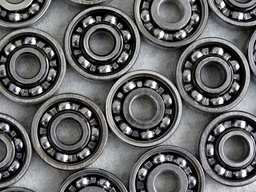
#> input picture DM_class/CV/assignment 2/pil/pil/input.jpg, 256 x 192 px, shrunk from 1280 x 960 before the run
$ python canny.py
#> lines starting #> are read from the running program, lines starting #| are printed output that depends on the picture
#> further down, input_image is the input picture: PIL image 256x192 RGB; mean R, G, B 99.4, 99.3, 100.1
#> `output_image = Image.new("RGB", input_image.size)`: output_image: PIL image 256x192 RGB; every value is 0
from math import sqrt, atan2, pi
import numpy as np

def canny_edge_detector(input_image):
    input_pixels = input_image.load()
    width = input_image.width
#> width = 256
    height = input_image.height
#> height = 192

    # Transform the image to grayscale
    grayscaled = compute_grayscale(input_pixels, width, height)
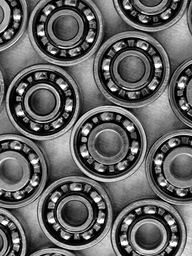
#> grayscaled: shape (256, 192) float64; min 0, max 255, mean 99.6

    # Blur it to remove noise
    blurred = compute_blur(grayscaled, width, height)
#> in compute_blur, `offset = len(kernel) // 2`: offset = 2
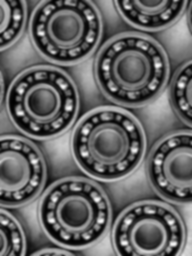
#> blurred: shape (256, 192) float64; min 1, max 247, mean 99.1

    # Compute the gradient
    gradient, direction = compute_gradient(blurred, width, height)
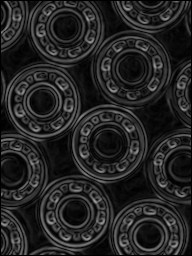
#> gradient: shape (256, 192) float64; min 0, max 156.3, mean 36.6
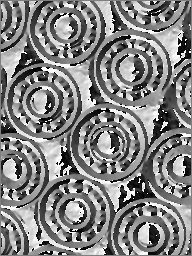
#> direction: shape (256, 192) float64; min -3.13, max 3.14, mean 0.103; drawn with min black and max white

    # Non-maximum suppression
    filter_out_non_maximum(gradient, direction, width, height)

    # Filter out some edges
    keep = filter_strong_edges(gradient, width, height, 20, 25)

    return keep


def compute_grayscale(input_pixels, width, height):
    grayscale = np.empty((width, height))
    for x in range(width):
        for y in range(height):
            pixel = input_pixels[x, y]
            grayscale[x, y] = (pixel[0] + pixel[1] + pixel[2]) / 3
    return grayscale


def compute_blur(input_pixels, width, height):
    # Keep coordinate inside image
    clip = lambda x, l, u: l if x < l else u if x > u else x

    # Gaussian kernel
    kernel = np.array([
        [1 / 256,  4 / 256,  6 / 256,  4 / 256, 1 / 256],
        [4 / 256, 16 / 256, 24 / 256, 16 / 256, 4 / 256],
        [6 / 256, 24 / 256, 36 / 256, 24 / 256, 6 / 256],
        [4 / 256, 16 / 256, 24 / 256, 16 / 256, 4 / 256],
        [1 / 256,  4 / 256,  6 / 256,  4 / 256, 1 / 256]
    ])

    # Middle of the kernel
    offset = len(kernel) // 2

    # Compute the blurred image
    blurred = np.empty((width, height))
    for x in range(width):
        for y in range(height):
            acc = 0
            for a in range(len(kernel)):
                for b in range(len(kernel)):
                    xn = clip(x + a - offset, 0, width - 1)
                    yn = clip(y + b - offset, 0, height - 1)
                    acc += input_pixels[xn, yn] * kernel[a, b]
            blurred[x, y] = int(acc)
    return blurred


def compute_gradient(input_pixels, width, height):
    gradient = np.zeros((width, height))
    direction = np.zeros((width, height))
    for x in range(width):
        for y in range(height):
            if 0 < x < width - 1 and 0 < y < height - 1:
                magx = input_pixels[x + 1, y] - input_pixels[x - 1, y]
                magy = input_pixels[x, y + 1] - input_pixels[x, y - 1]
                gradient[x, y] = sqrt(magx**2 + magy**2)
                direction[x, y] = atan2(magy, magx)
    return gradient, direction


def filter_out_non_maximum(gradient, direction, width, height):
    for x in range(1, width - 1):
        for y in range(1, height - 1):
            angle = direction[x, y] if direction[x, y] >= 0 else direction[x, y] + pi
            rangle = round(angle / (pi / 4))
            mag = gradient[x, y]
            if ((rangle == 0 or rangle == 4) and (gradient[x - 1, y] > mag or gradient[x + 1, y] > mag)
                    or (rangle == 1 and (gradient[x - 1, y - 1] > mag or gradient[x + 1, y + 1] > mag))
                    or (rangle == 2 and (gradient[x, y - 1] > mag or gradient[x, y + 1] > mag))
                    or (rangle == 3 and (gradient[x + 1, y - 1] > mag or gradient[x - 1, y + 1] > mag))):
                gradient[x, y] = 0


def filter_strong_edges(gradient, width, height, low, high):
    # Keep strong edges
    keep = set()
#> keep = 0 items
    for x in range(width):
        for y in range(height):
            if gradient[x, y] > high:
                keep.add((x, y))

    # Keep weak edges next to a pixel to keep
    lastiter = keep
#> lastiter = 11717 items
    while lastiter:
        newkeep = set()
        for x, y in lastiter:
            for a, b in ((-1, -1), (-1, 0), (-1, 1), (0, -1), (0, 1), (1, -1), (1, 0), (1, 1)):
                if gradient[x + a, y + b] > low and (x+a, y+b) not in keep:
                    newkeep.add((x+a, y+b))
        keep.update(newkeep)
        lastiter = newkeep

    return list(keep)


if __name__ == "__main__":
    from PIL import Image, ImageDraw
    input_image = Image.open("input.jpg")
    output_image = Image.new("RGB", input_image.size)
    draw = ImageDraw.Draw(output_image)
    for x, y in canny_edge_detector(input_image):
#> in canny_edge_detector, `keep = filter_strong_edges(gradient, width, height, 20, 25)`: keep = 12546 items
        draw.point((x, y), (255, 255, 255))
#> this loop made 12546 passes
    #output_image.save("canny.png")
